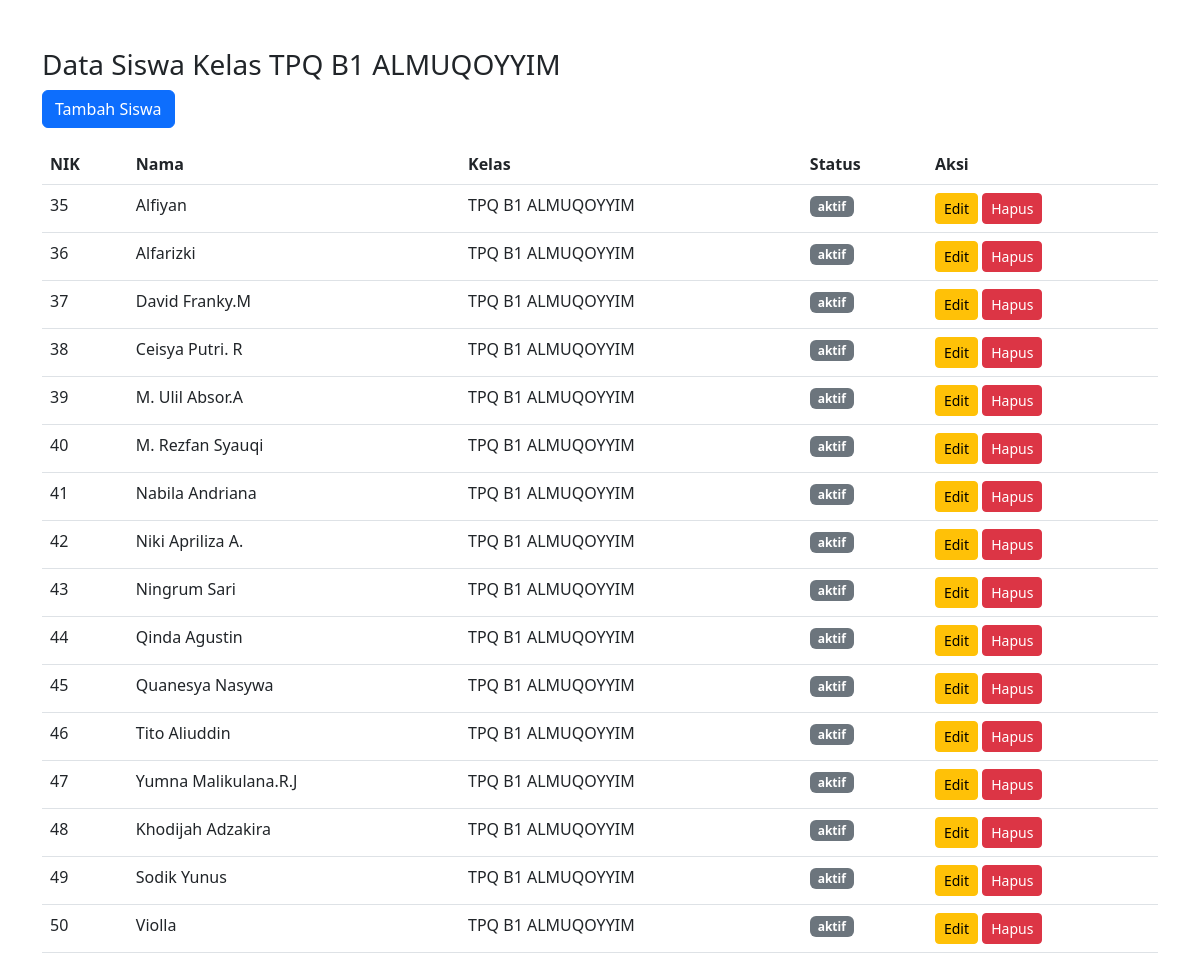
Screenshot of /list_siswa.php?kelas=9 with the database file from the repository.
### tables this page shows
CREATE TABLE `kelas` (
  `id` int(11) NOT NULL,
  `nama_kelas` varchar(50) NOT NULL,
  `spp` int(11) NOT NULL,
  `wali_kelas` varchar(100) DEFAULT NULL
);

CREATE TABLE `siswa` (
  `NIK` int(20) NOT NULL,
  `nama` varchar(100) NOT NULL,
  `kelas` int(10) NOT NULL,
  `status` text DEFAULT NULL,
  `jenis_kelamin` enum('L','P') DEFAULT NULL,
  `alamat` text DEFAULT NULL,
  `no_hp` varchar(15) DEFAULT NULL,
  `nama_ayah` varchar(100) DEFAULT NULL,
  `nama_ibu` varchar(100) DEFAULT NULL,
  `pekerjaan_ayah` varchar(100) DEFAULT NULL,
  `pekerjaan_ibu` varchar(100) DEFAULT NULL,
  `tahun_masuk` year(4) DEFAULT NULL,
  `kelas_id` int(11) DEFAULT NULL
);

### list_siswa.php (the view, shortened to what this page needs)
<?php
include_once 'db.php';
$kelas_id = $_GET['kelas'] ?? null;
$kelas = null;
if ($kelas_id) {
    $check_kelas = $conn->prepare("SELECT * FROM kelas WHERE id = ?");
    $check_kelas->bind_param("i", $kelas_id);
    $check_kelas->execute();
    $check_result = $check_kelas->get_result();
    if ($check_result->num_rows === 0) {
        $kelas_id = null;
    } else {
        $kelas = $check_result->fetch_assoc();
    }
}
if ($kelas_id) {
    $siswa_query = $conn->prepare("SELECT s.NIK, s.nama, s.status, k.nama_kelas
                                    FROM siswa s
                                    LEFT JOIN kelas k ON s.kelas = k.id
                                    WHERE s.kelas = ?");
    $siswa_query->bind_param("i", $kelas_id);
    $siswa_query->execute();
    $siswa_result = $siswa_query->get_result();
} else {
    $siswa_result = $conn->query("SELECT s.NIK, s.nama, s.status, k.nama_kelas
                                    FROM siswa s
                                    LEFT JOIN kelas k ON s.kelas = k.id");
}
?>
<!DOCTYPE html>
<html lang="id">
<head>
    <link href="https://cdn.jsdelivr.net/npm/bootstrap@5.3.0/dist/css/bootstrap.min.css" rel="stylesheet">
</head>
<body>
    <div class="container mt-5">
        <h3><?= $kelas_id && $kelas ? 'Data Siswa Kelas ' . htmlspecialchars($kelas['nama_kelas']) : 'Data Siswa' ?></h3>
        <a href="input_siswa.php?menu=data_siswa" class="btn btn-primary mb-3">Tambah Siswa</a>
        <div class="table-responsive">
            <table class="table table-hover">
                <thead>
                    <tr>
                        <th>NIK</th>
                        <th>Nama</th>
                        <th>Kelas</th>
                        <th>Status</th>
                        <th>Aksi</th>
                    </tr>
                </thead>
                <tbody>
                    <?php while($siswa = $siswa_result->fetch_assoc()): ?>
                        <tr>
                            <td><?= htmlspecialchars($siswa['NIK']) ?></td>
                            <td><?= htmlspecialchars($siswa['nama']) ?></td>
                            <td><?= htmlspecialchars($siswa['nama_kelas'] ?? 'Tanpa Kelas') ?></td>
                            <td>
                               <span class="badge <?= $siswa['status'] === 'Aktif' ? 'bg-success' : 'bg-secondary' ?>">
                                <?= htmlspecialchars($siswa['status']) ?>
                            </span>
                        </td>
                        <td>
                            <a href="edit_siswa.php?nik=<?= urlencode($siswa['NIK']) ?>" class="btn btn-sm btn-warning">Edit</a>
                            <a href="hapus_siswa.php?nik=<?= urlencode($siswa['NIK']) ?>" class="btn btn-sm btn-danger">Hapus</a>
                        </td>
                        </tr>
                    <?php endwhile; ?>
                </tbody>
            </table>
        </div>
    </div>
</body>
</html>

### rows the page displays
kelas: nama_kelas "TPQ B1 ALMUQOYYIM"
siswa: NIK "35", nama "Alfiyan", kelas.nama_kelas "TPQ B1 ALMUQOYYIM", status "aktif"
siswa: NIK "36", nama "Alfarizki", kelas.nama_kelas "TPQ B1 ALMUQOYYIM", status "aktif"
siswa: NIK "37", nama "David Franky.M", kelas.nama_kelas "TPQ B1 ALMUQOYYIM", status "aktif"
siswa: NIK "38", nama "Ceisya Putri. R", kelas.nama_kelas "TPQ B1 ALMUQOYYIM", status "aktif"
siswa: NIK "39", nama "M. Ulil Absor.A", kelas.nama_kelas "TPQ B1 ALMUQOYYIM", status "aktif"
siswa: NIK "40", nama "M. Rezfan Syauqi", kelas.nama_kelas "TPQ B1 ALMUQOYYIM", status "aktif"
siswa: NIK "41", nama "Nabila Andriana", kelas.nama_kelas "TPQ B1 ALMUQOYYIM", status "aktif"
siswa: NIK "42", nama "Niki Apriliza A.", kelas.nama_kelas "TPQ B1 ALMUQOYYIM", status "aktif"
siswa: NIK "43", nama "Ningrum Sari", kelas.nama_kelas "TPQ B1 ALMUQOYYIM", status "aktif"
siswa: NIK "44", nama "Qinda Agustin", kelas.nama_kelas "TPQ B1 ALMUQOYYIM", status "aktif"
siswa: NIK "45", nama "Quanesya Nasywa", kelas.nama_kelas "TPQ B1 ALMUQOYYIM", status "aktif"
siswa: NIK "46", nama "Tito Aliuddin", kelas.nama_kelas "TPQ B1 ALMUQOYYIM", status "aktif"
siswa: NIK "47", nama "Yumna Malikulana.R.J", kelas.nama_kelas "TPQ B1 ALMUQOYYIM", status "aktif"
siswa: NIK "48", nama "Khodijah Adzakira", kelas.nama_kelas "TPQ B1 ALMUQOYYIM", status "aktif"
siswa: NIK "49", nama "Sodik Yunus", kelas.nama_kelas "TPQ B1 ALMUQOYYIM", status "aktif"
siswa: NIK "50", nama "Violla", kelas.nama_kelas "TPQ B1 ALMUQOYYIM", status "aktif"
